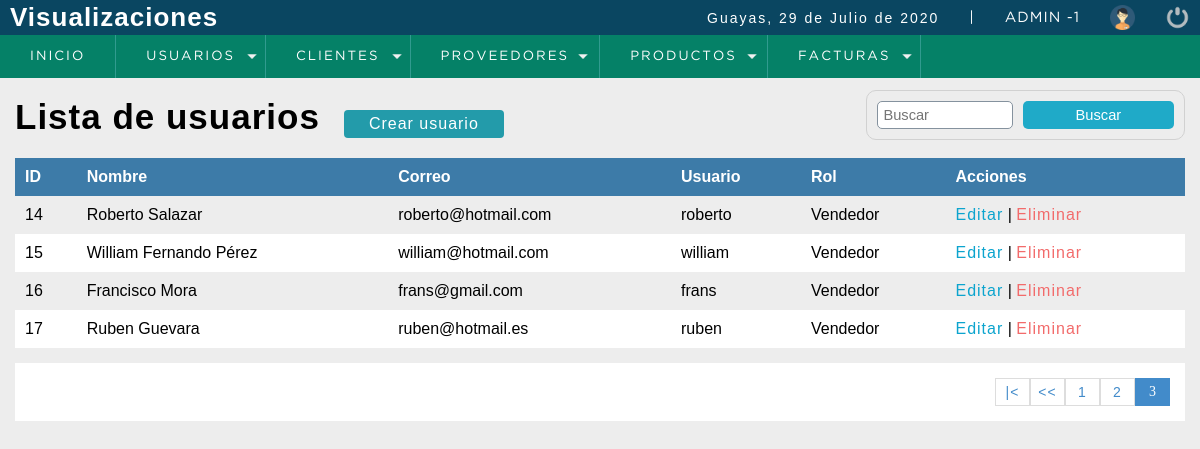
Screenshot of /sistema/lista_usuarios.php?pagina=3 (signed in) with the database file from the repository.
### tables this page shows
CREATE TABLE `usuario` (
  `idusuario` int(11) NOT NULL,
  `nombre` varchar(50) DEFAULT NULL,
  `correo` varchar(100) DEFAULT NULL,
  `usuario` varchar(15) DEFAULT NULL,
  `clave` varchar(100) DEFAULT NULL,
  `rol` int(11) DEFAULT NULL,
  `estatus` int(11) NOT NULL DEFAULT '1'
);

CREATE TABLE `rol` (
  `idrol` int(11) NOT NULL,
  `rol` varchar(20) DEFAULT NULL
);

### sistema/lista_usuarios.php (the view, shortened to what this page needs)
<?php
	include "../conexion.php";
 ?>
<!DOCTYPE html>
<html lang="en">
<head>
	<?php include "includes/scripts.php"; ?>
</head>
<body>
	<?php include "includes/header.php"; ?>
	<section id="container">
		<h1>Lista de usuarios</h1>
		<a href="registro_usuario.php" class="btn_new">Crear usuario</a>
		<form action="buscar_usuario.php" method="get" class="form_search">
			<input type="text" name="busqueda" id="busqueda" placeholder="Buscar">
			<input type="submit" value="Buscar" class="btn_search">
		</form>
		<table>
			<tr>
				<th>ID</th>
				<th>Nombre</th>
				<th>Correo</th>
				<th>Usuario</th>
				<th>Rol</th>
				<th>Acciones</th>
			</tr>
		<?php
			$sql_registe = mysqli_query($conection,"SELECT COUNT(*) as total_registro FROM usuario WHERE estatus = 1 ");
			$result_register = mysqli_fetch_array($sql_registe);
			$total_registro = $result_register['total_registro'];
			$por_pagina = 5;
			if(empty($_GET['pagina']))
			{
				$pagina = 1;
			}else{
				$pagina = $_GET['pagina'];
			}
			$desde = ($pagina-1) * $por_pagina;
			$total_paginas = ceil($total_registro / $por_pagina);
			$query = mysqli_query($conection,"SELECT u.idusuario, u.nombre, u.correo, u.usuario, r.rol FROM usuario u INNER JOIN rol r ON u.rol = r.idrol WHERE estatus = 1 ORDER BY u.idusuario ASC LIMIT $desde,$por_pagina
				");
			$result = mysqli_num_rows($query);
			if($result > 0){
				while ($data = mysqli_fetch_array($query)) {
			?>
				<tr>
					<td><?php echo $data["idusuario"]; ?></td>
					<td><?php echo $data["nombre"]; ?></td>
					<td><?php echo $data["correo"]; ?></td>
					<td><?php echo $data["usuario"]; ?></td>
					<td><?php echo $data['rol'] ?></td>
					<td>
						<a class="link_edit" href="editar_usuario.php?id=<?php echo $data["idusuario"]; ?>">Editar</a>
					<?php if($data["idusuario"] != 1){ ?>
						|
						<a class="link_delete" href="eliminar_confirmar_usuario.php?id=<?php echo $data["idusuario"]; ?>">Eliminar</a>
					<?php } ?>
					</td>
				</tr>
		<?php
				}
			}
		 ?>
		</table>
		<div class="paginador">
			<ul>
			<?php
				if($pagina != 1)
				{
			 ?>
				<li><a href="?pagina=<?php echo 1; ?>">|<</a></li>
				<li><a href="?pagina=<?php echo $pagina-1; ?>"><<</a></li>
			<?php
				}
				for ($i=1; $i <= $total_paginas; $i++) {
					if($i == $pagina)
					{
						echo '<li class="pageSelected">'.$i.'</li>';
					}else{
						echo '<li><a href="?pagina='.$i.'">'.$i.'</a></li>';
					}
				}
			 ?>
			</ul>
		</div>
	</section>
</body>
</html>

### sistema/css/style.css (style rules this page uses)
* { margin: 0; padding: 0; box-sizing: border-box; }
body { background: #ededed; }
h1, h2, h3, h4, h5, h6 { font-family: 'arial'; font-weight: bold; letter-spacing: 1px; }
h1 { font-size: 26px; }
a { text-decoration: none; font-family: arial; letter-spacing: 1px; }
#container { padding: 90px 15px 15px; }
form { background: #FFF; margin: auto; padding: 20px 50px; border: 1px solid #d1d1d1; }
input,select { display: block; width: 100%; font-size: 11pt; padding: 5px; border: 1px solid #85929e; border-radius: 5px; }
#container h1 { font-size: 35px; display: inline-block; }
.btn_new { display: inline-block; background: #239baa; color: #FFF; padding: 5px 25px; border-radius: 4px; margin: 20px; }
table { border-collapse: collapse; font-size: 12pt; font-family: 'arial'; width: 100%; }
table th { text-align: left; padding: 10px; background: #3d7ba8; color: #FFF; }
table tr:nth-child(odd) { background: #FFF; }
table td { padding: 10px; }
.link_edit { color: #0ca4ce; }
.link_delete { color: #f26b6b; }
.paginador ul { padding: 15px; list-style: none; background: #FFF; margin-top: 15px; display: -webkit-flex; display: -moz-flex; display: -ms-flex; display: -o-flex; display: flex; justify-content: flex-end; }
.paginador a, .pageSelected { color: #428bca; border: 1px solid #ddd; padding: 5px; display: inline-block; font-size: 14px; text-align: center; width: 35px; }
.pageSelected { color: #FFF; background: #428bca; border: 1px solid #428bca; }
.form_search { display: -webkit-flex; display: -moz-flex; display: -ms-flex; display: -o-flex; display: flex; float: right; background: initial; padding: 10px; border-radius: 10px; }
.form_search .btn_search { background: #1faac8; color: #FFF; padding: 0 20px; border: 0; cursor: pointer; margin-left: 10px; }

### rows the page displays
usuario: idusuario "14", nombre "Roberto Salazar", correo "roberto@hotmail.com", usuario "roberto", rol.rol "Vendedor"
usuario: idusuario "15", nombre "William Fernando Pérez", correo "william@hotmail.com", usuario "william", rol.rol "Vendedor"
usuario: idusuario "16", nombre "Francisco Mora", correo "frans@gmail.com", usuario "frans", rol.rol "Vendedor"
usuario: idusuario "17", nombre "Ruben Guevara", correo "ruben@hotmail.es", usuario "ruben", rol.rol "Vendedor"

### other values shown
fechaC() "29 de Julio de 2020"
$_SESSION['user'] "ADMIN"
$_SESSION['rol'] "1"
